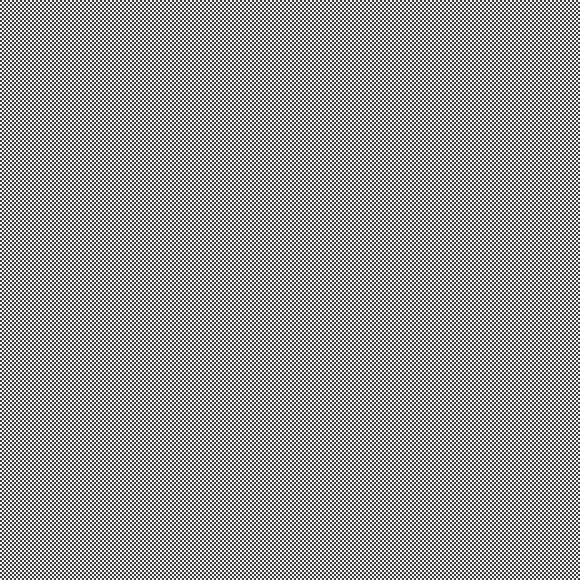
Frame 1 (no input)
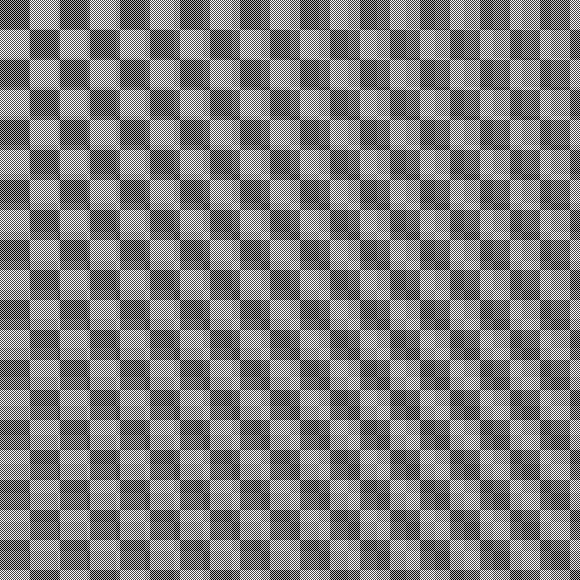
Frame 60 (the mouse pressed at the canvas centre just before this capture)
Frame 120 (the mouse held since frame 60 and released just before this capture): identical to frame 60, image omitted

The Processing sketch that drew these frames (run headless with seeded random() and noise(); from frame 60 on, the mouse is pressed at the canvas centre):

// Processing sketch: code16_05
// ── code16_05.pde
void setup(){
  size(580, 580);
}
void draw(){
  for(int y = 0; y < height; y++){
    for(int x = 0; x < width; x++){
      int w=frameCount%30+1;
      stroke((x/w+y/w)%2*255);
      point(x,y);
    }
  }
}
